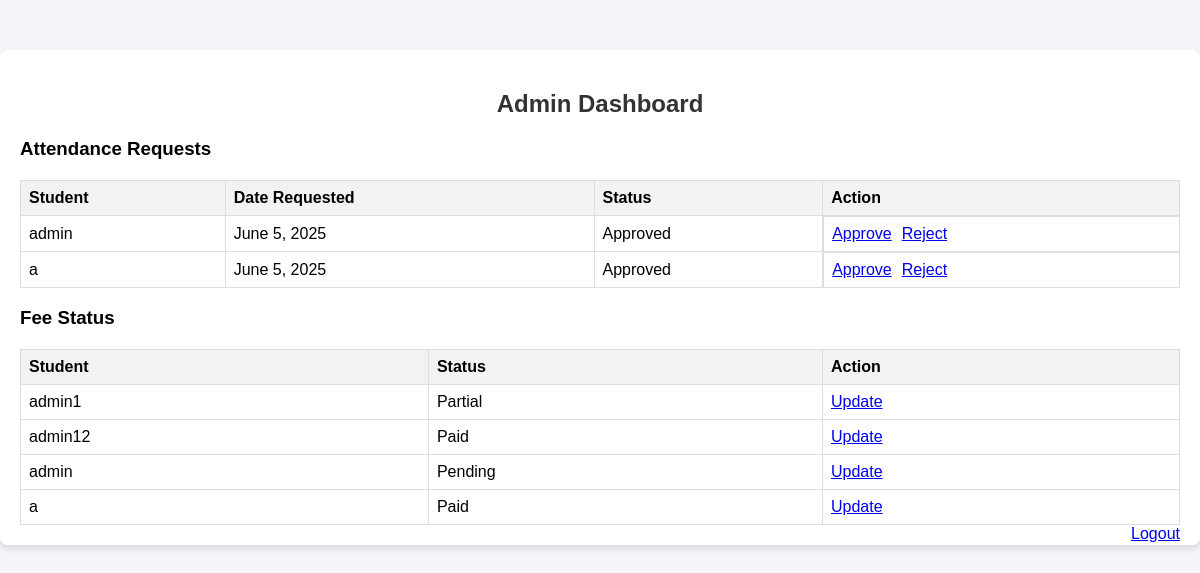
Page /admin_dashboard/ (signed in) on the earlier database version.
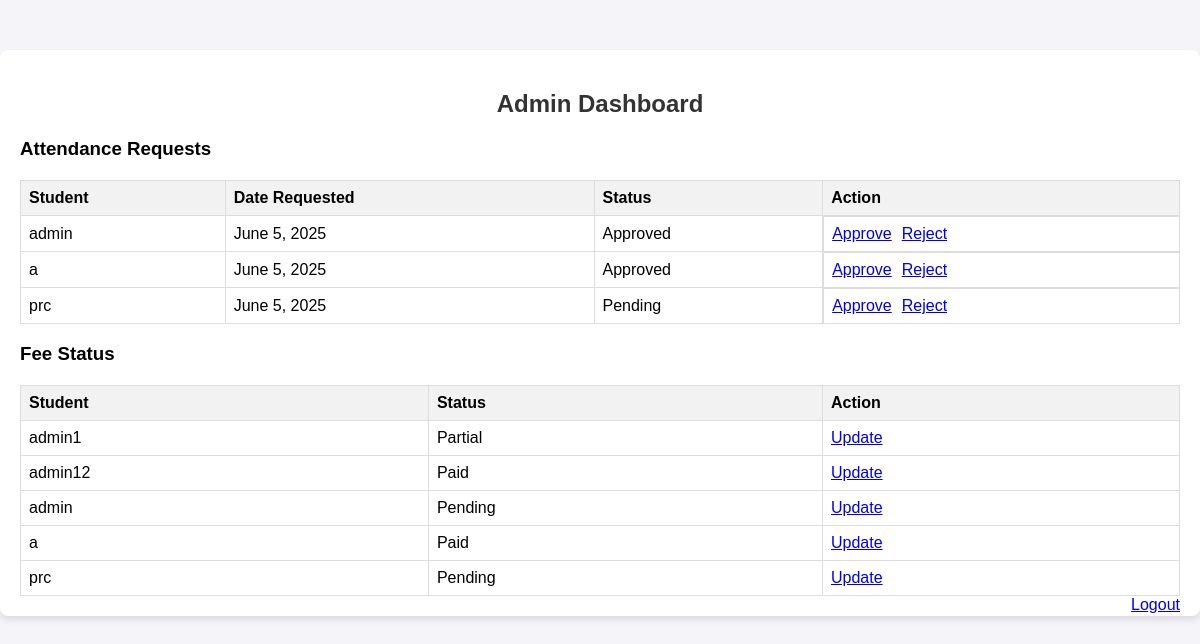
Same page on the later database version.
### student_app/models.py (models this page shows, shortened)
class AttendanceRequest(models.Model):
    student = models.ForeignKey(StudentProfile, on_delete=models.CASCADE)
    date_requested = models.DateField(auto_now_add=True)
    status = models.CharField(
        max_length=10,
        choices=[('Pending', 'Pending'), ('Approved', 'Approved'), ('Rejected', 'Rejected')],
        default='Pending'
    )
    comment = models.TextField(blank=True, null=True)
    class Meta:
        unique_together = ['student', 'date_requested']

class StudentProfile(models.Model):
    user = models.OneToOneField(User, on_delete=models.CASCADE)
    phone = models.CharField(max_length=15)
    address = models.TextField()
    course = models.CharField(max_length=100)

class FeeStatus(models.Model):
    student = models.ForeignKey(StudentProfile, on_delete=models.CASCADE)
    status = models.CharField(
        max_length=10,
        choices=[('Paid', 'Paid'), ('Partial', 'Partial'), ('Pending', 'Pending')],
        default='Pending'
    )
    last_payment_date = models.DateField(blank=True, null=True)
    remarks = models.TextField(blank=True)

### student_app/views.py (the view)
# urls.py: path('admin_dashboard/', views.admin_dashboard, name='admin_dashboard'),
@login_required
def admin_dashboard(request):
    if not request.user.is_staff:
        return redirect('home')  # Redirect non-admin users
    requests = AttendanceRequest.objects.all()
    fees = FeeStatus.objects.all()
    return render(request, 'admin_dashboard.html', {
        'requests': requests,
        'fees': fees
    })

### student_app/templates/admin_dashboard.html (shortened to what this page needs)
<!DOCTYPE html>
<html lang="en">
<head>
</head>
<body>
    <div class="container">
        <h2>Admin Dashboard</h2>
        <h3>Attendance Requests</h3>
        <table>
            <thead>
                <tr>
                    <th>Student</th>
                    <th>Date Requested</th>
                    <th>Status</th>
                    <th>Action</th>
                </tr>
            </thead>
            <tbody>
                {% for request in requests %}
                    <tr>
                        <td>{{ request.student.user.username }}</td>
                        <td>{{ request.date_requested }}</td>
                        <td>{{ request.status }}</td>
                        <td class="action-buttons">
                            <a href="{% url 'approve_attendance' request.id %}">Approve</a>
                            <a href="{% url 'reject_attendance' request.id %}">Reject</a>
                        </td>
                    </tr>
                {% empty %}
                    <tr><td colspan="4">No requests found.</td></tr>
                {% endfor %}
            </tbody>
        </table>
        <h3>Fee Status</h3>
        <table>
            <thead>
                <tr>
                    <th>Student</th>
                    <th>Status</th>
                    <th>Action</th>
                </tr>
            </thead>
            <tbody>
                {% for fee in fees %}
                    <tr>
                        <td>{{ fee.student.user.username }}</td>
                        <td>{{ fee.status }}</td>
                        <td><a href="{% url 'update_fee_status' fee.id %}">Update</a></td>
                    </tr>
                {% empty %}
                    <tr><td colspan="3">No fee records found.</td></tr>
                {% endfor %}
            </tbody>
        </table>
        <a href="{% url 'logout' %}" class="logout-link">Logout</a>
    </div>
</body>
</html>

### student_app/templates/admin_dashboard.html (style rules this page uses)
body { font-family: Arial, sans-serif; background-color: #f4f4f9; margin: 0; padding: 0; }
.container { max-width: 1200px; margin: 50px auto; padding: 20px; background: #fff; border-radius: 8px; box-shadow: 0 4px 6px rgba(0, 0, 0, 0.1); }
h2 { text-align: center; color: #333; }
table { width: 100%; border-collapse: collapse; margin-top: 20px; }
th, td { border: 1px solid #ddd; padding: 8px; text-align: left; }
th { background-color: #f2f2f2; }
.action-buttons { display: flex; gap: 10px; }
.logout-link { float: right; }

Differences in the rows shown:
added AttendanceRequest: student.user.username "prc", date_requested "June 5, 2025", status "Pending"
added FeeStatus: student.user.username "prc", status "Pending"
